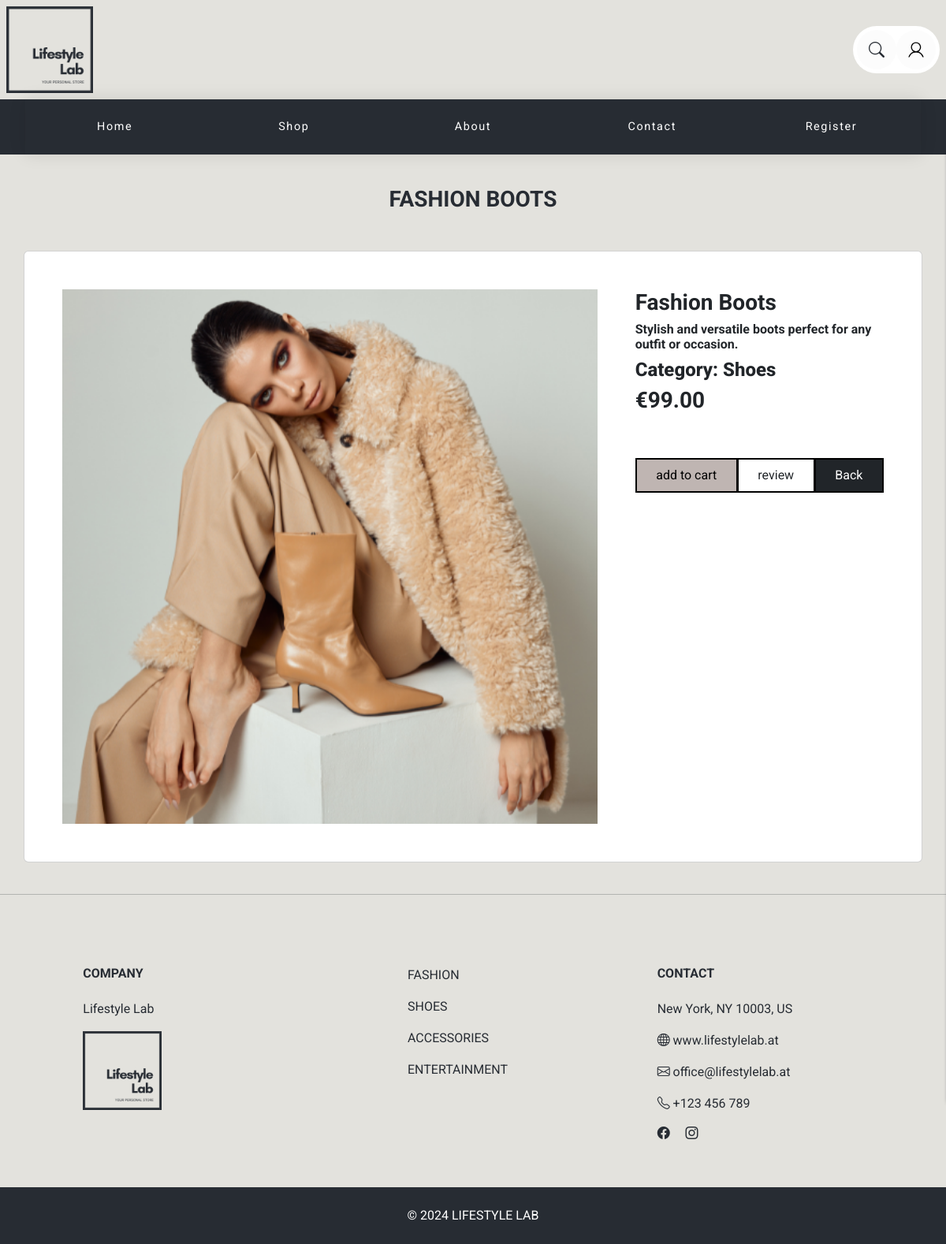
Page /product_real.php?id=1 on the committed database.
### tables this page shows
CREATE TABLE `product` (
  `id` int(11) NOT NULL,
  `name` varchar(50) NOT NULL,
  `description` varchar(255) DEFAULT NULL,
  `price` decimal(12,2) NOT NULL,
  `img` varchar(255) DEFAULT NULL,
  `fk_type` int(11) DEFAULT NULL,
  `fk_status` int(11) DEFAULT NULL
);

CREATE TABLE `product_type` (
  `id` int(11) NOT NULL,
  `type` varchar(40) NOT NULL
);

### product_real.php (the view, shortened to what this page needs)
<?php
require_once './php_db/db_connect.php';
$product_id = $_GET['id'] ?? null;
$product = null;
if ($product_id) {
    $stmt = $connect->prepare("SELECT p.*, t.type as typeName, s.status as statusName FROM product p
                               LEFT JOIN product_type t ON p.fk_type = t.id
                               LEFT JOIN product_status s ON p.fk_status = s.id
                               WHERE p.id = ?");
    $stmt->bind_param("i", $product_id);
    $stmt->execute();
    $result = $stmt->get_result();
    if ($result->num_rows > 0) {
        $product = $result->fetch_assoc();
    } else {
        echo "<p>No product found for this ID.</p>";
    }
} else {
    echo "<p>No product ID provided.</p>";
}
?>
<!DOCTYPE html>
<html lang="en">
<head>
</head>
<body>
    <?php include '_navbar.php' ?>
    <div class="container mt-4 mb-4">
        <div class="container text-center p-3 mb-4">
            <h3 class="text-uppercase"><?= htmlspecialchars($product['name']) ?></h3>
        </div>
    </div>
    <div class="card container">
        <div class="card-container p-4">
            <div class="row justify-content-evenly">
                <?php if ($product) : ?>
                    <div class="col-md-8 p-4">
                        <img class='w-100' src='./images/product/<?= $product['img'] ?>' alt='Product Image'>
                    </div>
                    <div class="col-6 col-md-4">
                        <br />
                        <div class="container">
                            <h3 class=""><?= htmlspecialchars($product['name']) ?></h3>
                            <h6 class=""><?= htmlspecialchars($product['description']) ?></h6>
                            <h4>Category: <?= htmlspecialchars($product['typeName']) ?></h4>
                            <h3 class="">€<?= htmlspecialchars(number_format($product['price'], 2)) ?></h3>
                            <br />
                        </div>
                        <br>
                        <div class="container btn-group">
                            <a class="btn btn-info" href='cart.php?id=<?= $product_id ?>'>add to cart</a>
                            <a class="btn btn-outline-dark" href='review_form.php'>review</a>
                            <a class="btn btn-dark" href='product_all.php'>Back</a>
                        </div>
                    </div>
            </div>
        </div>
    </div>
<?php else : ?>
    <p>Product details not found.</p>
<?php endif; ?>
</body>
</html>

### css/style.css (style rules this page uses)
body { font-family: "Roboto", sans-serif; font-weight: 400; font-style: normal; color: #272c33; background-color: #E3e2dd; }
h1,h4 { font-family: "Roboto", sans-serif; font-weight: 800; font-style: normal; }
h3,h6 { font-family: "Roboto", sans-serif; font-weight: 700; font-style: normal; }
.btn { padding: 8px 15px 8px 15px; border-radius: 0 !important; }
.btn-outline-dark { border: 2px solid black; }
.btn-info { --bs-btn-color: #000; --bs-btn-bg: #bfb5b2; --bs-btn-border-color: #000; --bs-btn-hover-color: #000; --bs-btn-hover-bg: #bfb5b2; --bs-btn-hover-border-color: #bfb5b2; --bs-btn-focus-shadow-rgb: 11, 172, 204; --bs-btn-active-color: #000; --bs-btn-active-bg: #bfb5b2; --bs-btn-active-border-color: #bfb5b2; --bs-btn-active-shadow: inset 0 3px 5px rgba(0, 0, 0, 0.125); --bs-btn-disabled-color: #000; --bs-btn-disabled-bg: #bfb5b2; --bs-btn-disabled-border-color: #bfb5b2; }
.btn-info { border: 2px solid black; }
.btn-dark { border: 2px solid black; color: white; }
.container, p, h1, h2, h3, h4, h5, h6 { animation: fadeInUp 1s ease forwards; }
.btn { animation: fadeInUp 1s ease forwards; }
.card { animation: fadeInUp 1s ease forwards; }
section { padding-top: 50px; padding-bottom: 50px; z-index: 2; position: relative; }
.footext2 { font-family: "Roboto", sans-serif; font-weight: 400; font-style: normal; color: #272c33; text-decoration: none; text-transform: uppercase; }
.text-white { text-decoration: none; text-transform: uppercase; }

### css/nav.css (style rules this page uses)
:root { --gap: 2rem; }
a { text-decoration: none; }

### rows in the picture
product: name "FASHION BOOTS", img (picture), name "Fashion Boots", description "Stylish and versatile boots perfect for any outfit or occasion.", fk_type.type "Shoes", price "99.00"
